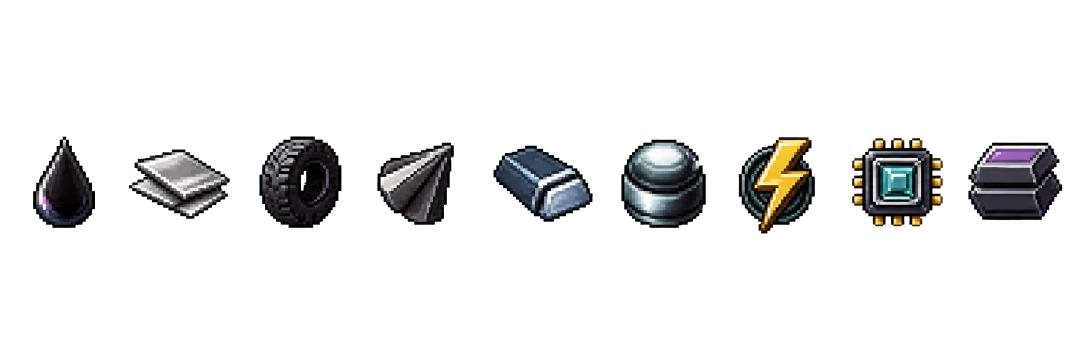
#> input picture tools/assets/source/trade_gui/strategic_resources_source.png, 2172 x 724 px (shown at 1/2 size)
$ python build_adiscord_resource_assets.py
#> lines starting #> are read from the running program, lines starting #| are printed output that depends on the picture
### tools/lib/paths.py
"""Stable repository-path helpers for package modules and root-level facades.

``repository_root`` derives the root from this file's location, so it is
identical when imported as ``tools.lib.paths`` or as ``lib.paths`` by a tool
run directly from the legacy ``tools/`` directory.
"""

from __future__ import annotations

import re
from pathlib import Path


def repository_root() -> Path:
    """Return the A-Discord repository root containing the ``tools`` directory."""
    return Path(__file__).resolve().parents[2]


# [27 lines left out: function source_section, not called in this run]

### tools/builders/build_adiscord_resource_assets.py
#!/usr/bin/env python3
"""Build the strategic-resource, topbar and core map-interface assets.

The builder owns one coherent nine-resource icon set, its deficit treatment,
the widened trade-entry background, the topbar skin and the state-view shell.
Use ``--check`` before ``--apply``.
"""

from __future__ import annotations

import argparse
from io import BytesIO
from pathlib import Path

from PIL import Image, ImageDraw, ImageEnhance, ImageOps

from tools.lib.paths import repository_root


ROOT = repository_root()
RESOURCE_STRIP = ROOT / "gfx/interface/resources_strip.dds"
MISSING_STRIP = ROOT / "gfx/interface/missing_resources_strip.dds"
TOPBAR_BUTTON = ROOT / "gfx/interface/ADISCORD_economy_gui/economy_topbar_button.dds"
TREASURY_ICON = ROOT / "gfx/interface/ADISCORD_economy_gui/treasury_icon.dds"
TRADE_ENTRY = ROOT / "gfx/interface/ADISCORD_trade_gui/country_trade_entry_bg.dds"
RESOURCE_SOURCE = (
    ROOT / "tools/assets/source/trade_gui/strategic_resources_source.png"
)
TRADE_ENTRY_SOURCE = (
    ROOT / "tools/assets/source/trade_gui/country_trade_entry_source.png"
)
TOPBAR_SOURCE = (
    ROOT / "tools/assets/source/trade_gui/topbar_glyphs_source.png"
)
INDICATOR_SOURCE = (
    ROOT / "tools/assets/source/trade_gui/topbar_indicators_source.png"
)
MARKET_SOURCE = (
    ROOT / "tools/assets/source/trade_gui/international_market_source.png"
)
COMMAND_POWER_SOURCE = (
    ROOT / "tools/assets/source/trade_gui/command_power_phone_source.png"
)
TOPBAR_BACKGROUND_SOURCE = (
    ROOT
    / "tools/assets/source/trade_gui/topbar_background_extended_source.png"
)
TREASURY_SOURCE = (
    ROOT / "tools/assets/source/economy_gui/treasury_topbar_source.png"
)
INTERNATIONAL_MARKET_BUTTON = (
    ROOT / "gfx/interface/topbar/toolbar/international_market_button.dds"
)
WORLD_TENSION_ICON = ROOT / "gfx/interface/world_tension_icon_big_strip.dds"
WORLD_TENSION_SOURCE = (
    ROOT / "tools/assets/source/trade_gui/world_tension_defcon_tfr.dds"
)
COMMAND_POWER_ICON = ROOT / "gfx/interface/command_power_icon.dds"
COMMAND_POWER_TEXTICON = ROOT / "gfx/texticons/command_power.dds"
TOPBAR_BACKGROUND = ROOT / "gfx/interface/topbar/background_extended.dds"
RIGHT_CLUSTER_BACKGROUND = ROOT / "gfx/interface/topbar/armyoverview_buttons_bg.dds"
DATE_CONTROL_BACKGROUND = ROOT / "gfx/interface/date_pause_button_bg.dds"
DATE_CONTROL_PAUSED = ROOT / "gfx/interface/date_pause_button.dds"
SPEED_DOWN_BUTTON = ROOT / "gfx/interface/topbar/zoom_out.dds"
SPEED_UP_BUTTON = ROOT / "gfx/interface/topbar/zoom_in.dds"
SPEED_STEP_BUTTON = ROOT / "gfx/interface/topbar/speed_step.dds"
MENU_BUTTON = ROOT / "gfx/interface/topbar/button_menu.dds"
HELP_BUTTON = ROOT / "gfx/interface/topbar/button_help.dds"
ACHIEVEMENTS_BUTTON = ROOT / "gfx/interface/topbar/achievements_button.dds"
PLAYLIST_BUTTON = ROOT / "gfx/interface/topbar/musicplayer/playlist_button.dds"
DISMISSED_ALERTS_BUTTON = ROOT / "gfx/interface/topbar/show_dismissed_alerts_icon.dds"
TOPBAR_FLAG_FRAME = ROOT / "gfx/interface/topbar/ADISCORD_flag_frame_overlay.dds"
TOPBAR_FLAG_OVERLAY = ROOT / "gfx/interface/topbar/ADISCORD_flag_overlay.dds"
TOPBAR_FLAG_MASK = ROOT / "gfx/interface/topbar/ADISCORD_flag_alpha_mask.tga"
STATEVIEW_WW_BACKGROUND = ROOT / "gfx/interface/stateview/ww_stateview_bg.dds"
STATEVIEW_BACKGROUND = ROOT / "gfx/interface/stateview/stateview_bg.dds"
STATEVIEW_WW_ENTRY = (
    ROOT / "gfx/interface/stateview/ww_building_standing_entry_stateview.dds"
)
STATEVIEW_ENTRY = ROOT / "gfx/interface/stateview/building_standing_entry_stateview.dds"
STATEVIEW_BUILDING_ENTRY = ROOT / "gfx/interface/stateview/building_entry_stateview.dds"
STATEVIEW_LANDMARK_ENTRY = ROOT / "gfx/interface/stateview/province_landmark_bg.dds"
STATEVIEW_BUILD_SLOT = ROOT / "gfx/interface/buildings/build_slot_bg.dds"
STATEVIEW_PROVINCE_HEADER = ROOT / "gfx/interface/province_header.dds"
STATEVIEW_POPULATION_ICON = ROOT / "gfx/interface/population_icon.dds"
STATEVIEW_VALUE_BG = ROOT / "gfx/interface/victorypoint_stateview_bg.dds"
STATEVIEW_RESOURCE_BG = ROOT / "gfx/interface/stateview_resource_transp_bg.dds"

FRAME_WIDTH = 26
TOTAL_FRAMES = 9
STRIP_SIZE = (FRAME_WIDTH * TOTAL_FRAMES, 27)
MISSING_SIZE = (FRAME_WIDTH * TOTAL_FRAMES, 28)
TOPBAR_SIZE = (110, 41)
SMALL_TOPBAR_SIZE = (76, 38)
TREASURY_ICON_SIZE = (24, 24)
TRADE_ENTRY_FRAME_SIZE = (806, 45)
TRADE_ENTRY_SIZE = (TRADE_ENTRY_FRAME_SIZE[0] * 3, TRADE_ENTRY_FRAME_SIZE[1])
WORLD_TENSION_FRAME_SIZE = (49, 49)
WORLD_TENSION_FRAMES = 10
RIGHT_CLUSTER_SIZE = (403, 101)
DATE_CONTROL_SIZE = (206, 28)
TOPBAR_FLAG_FRAME_SIZE = (88, 58)
TOPBAR_FLAG_OVERLAY_SIZE = (82, 52)
TOPBAR_FLAG_MASK_SIZE = (82, 52)

STATEVIEW_OUTPUT_SIZES = {
    STATEVIEW_WW_BACKGROUND: (463, 653),
    STATEVIEW_BACKGROUND: (463, 542),
    STATEVIEW_WW_ENTRY: (62, 84),
    STATEVIEW_ENTRY: (61, 100),
    STATEVIEW_BUILDING_ENTRY: (110, 50),
    STATEVIEW_LANDMARK_ENTRY: (50, 43),
    STATEVIEW_BUILD_SLOT: (56, 46),
    STATEVIEW_PROVINCE_HEADER: (417, 29),
    STATEVIEW_POPULATION_ICON: (32, 33),
    STATEVIEW_VALUE_BG: (44, 26),
    STATEVIEW_RESOURCE_BG: (155, 63),
}

# The approved source sheet contains a deliberately irregular 5x3 icon grid.
# Explicit content boxes keep the generator deterministic and avoid treating
# the separate helmet chevrons as another icon.
TOPBAR_GLYPH_BOXES = (
    (117, 112, 320, 315),  # faction (reserved for the dynamic faction logo)
    (407, 99, 568, 319),  # decisions
    (659, 108, 868, 317),  # intelligence
    (936, 103, 1143, 315),  # technology
    (1204, 126, 1431, 319),  # diplomacy
    (91, 399, 311, 598),  # trade
    (392, 405, 589, 591),  # economy
    (656, 387, 864, 602),  # construction
    (933, 398, 1145, 607),  # production
    (1235, 406, 1402, 601),  # deployment, including chevrons
    (89, 687, 312, 882),  # logistics
    (383, 699, 602, 868),  # officer corps
    (649, 720, 874, 864),  # army
    (939, 668, 1139, 890),  # navy
    (1211, 678, 1435, 898),  # air
)

MAIN_TOPBAR_BUTTONS = {
    "gfx/interface/topbar/toolbar/topbar_decisionview_button.dds": 1,
    "gfx/interface/topbar/toolbar/intelligence_button.dds": 2,
    "gfx/interface/topbar/toolbar/science_button.dds": 3,
    "gfx/interface/topbar/toolbar/diplomacy_button.dds": 4,
    "gfx/interface/topbar/toolbar/trade_button.dds": 5,
    "gfx/interface/topbar/toolbar/construction_button.dds": 7,
    "gfx/interface/topbar/toolbar/production_button.dds": 8,
    "gfx/interface/topbar/toolbar/deployment_button.dds": 9,
    "gfx/interface/topbar/toolbar/ledger_button.dds": 10,
    "gfx/interface/topbar/toolbar/staff_office_button.dds": 11,
}
SMALL_TOPBAR_BUTTONS = {
    "gfx/interface/topbar/armyoverview_button.dds": 12,
    "gfx/interface/topbar/navyoverview_button.dds": 13,
    "gfx/interface/topbar/airoverview_button.dds": 14,
}

TOPBAR_INDICATORS = {
    "gfx/interface/pol_power_icon.dds": (0, (27, 27)),
    "gfx/interface/stability_icon.dds": (1, (27, 24)),
    "gfx/interface/war_support_icon.dds": (2, (26, 24)),
    "gfx/interface/manpower_icon.dds": (3, (27, 27)),
    "gfx/interface/equipment_icon.dds": (6, (22, 18)),
    "gfx/interface/topbar/topbar_convoys.dds": (7, (28, 18)),
    "gfx/texticons/army_experience_20x20.dds": (9, (14, 14)),
    "gfx/texticons/navy_experience_20x20.dds": (10, (14, 14)),
    "gfx/texticons/air_experience_20x20.dds": (11, (14, 14)),
    "gfx/interface/topbar/nuke_icon.dds": (12, (27, 28)),
}
INDICATOR_TINTS = {
    # Keep the nuclear glyph's warm identity while lifting it from the dark
    # source palette. Convoy and XP icons retain their original colours.
    12: ((84, 81, 64), (255, 235, 160)),  # nuclear: warm ivory radiation mark
}
INDUSTRY_ICON = ROOT / "gfx/interface/industrial_capacity_icon.dds"
FUEL_ICON = ROOT / "gfx/interface/topbar/fuel_state_icon.dds"


def _fit_icon(source: Image.Image, height: int) -> Image.Image:
    """Fit one source icon into a mathematically centred 26px frame."""
    alpha_box = source.getchannel("A").getbbox()
    if alpha_box is None:
        raise RuntimeError("resource source contains an empty icon cell")
    icon = source.crop(alpha_box)
    scale = min(24 / icon.width, (height - 2) / icon.height)
    size = (
        max(1, round(icon.width * scale)),
        max(1, round(icon.height * scale)),
    )
    icon = icon.resize(size, Image.Resampling.LANCZOS)
    # The generated source is deliberately pixel-art-like.  A hard alpha edge
    # removes chroma-key speckles that would otherwise become isolated coloured
    # pixels after the icon is reduced to 26x27.
    icon.putalpha(icon.getchannel("A").point(lambda value: 255 if value >= 96 else 0))
    frame = Image.new("RGBA", (FRAME_WIDTH, height), (0, 0, 0, 0))
    frame.alpha_composite(
        icon,
        ((FRAME_WIDTH - icon.width) // 2, (height - icon.height) // 2),
    )
    return frame


def _resource_icons(height: int = 27) -> list[Image.Image]:
    if not RESOURCE_SOURCE.is_file():
        raise RuntimeError(
            f"missing resource source art: {RESOURCE_SOURCE.relative_to(ROOT)}"
        )
    with Image.open(RESOURCE_SOURCE) as source_image:
        source = source_image.convert("RGBA")
    icons: list[Image.Image] = []
    for index in range(TOTAL_FRAMES):
        left = round(index * source.width / TOTAL_FRAMES)
        right = round((index + 1) * source.width / TOTAL_FRAMES)
        icons.append(_fit_icon(source.crop((left, 0, right, source.height)), height))
    return icons


def _missing(icon: Image.Image, height: int) -> Image.Image:
    source = icon.resize((FRAME_WIDTH, height), Image.Resampling.NEAREST)
    image = Image.new("RGBA", source.size, (0, 0, 0, 0))
    src = source.load()
    dst = image.load()
    for y in range(height):
        for x in range(FRAME_WIDTH):
            r, g, b, a = src[x, y]
            if a:
                light = (r + g + b) // 3
                dst[x, y] = (min(255, 135 + light // 2), 38 + light // 6, 10, a)
    draw = ImageDraw.Draw(image)
    draw.ellipse((2, 2, 23, height - 3), outline=(116, 18, 4, 255), width=2)
    draw.line((5, height - 5, 21, 5), fill=(245, 106, 17, 255), width=2)
    return image


def _resource_strip() -> Image.Image:
    output = Image.new("RGBA", STRIP_SIZE, (0, 0, 0, 0))
    for index, icon in enumerate(_resource_icons(STRIP_SIZE[1])):
        output.alpha_composite(icon, (index * FRAME_WIDTH, 0))
    return output


def _missing_strip() -> Image.Image:
    output = Image.new("RGBA", MISSING_SIZE, (0, 0, 0, 0))
    for index, icon in enumerate(_resource_icons(STRIP_SIZE[1])):
        output.alpha_composite(
            _missing(icon, MISSING_SIZE[1]), (index * FRAME_WIDTH, 0)
        )
    return output


# [38 lines left out: functions _trade_entry_background, _defcon_strip_bytes, not called in this run]


def _topbar_source_icon(index: int) -> Image.Image:
    if not TOPBAR_SOURCE.is_file():
        raise RuntimeError(
            f"missing topbar source art: {TOPBAR_SOURCE.relative_to(ROOT)}"
        )
    with Image.open(TOPBAR_SOURCE) as source_image:
        source = source_image.convert("RGBA")
    return source.crop(TOPBAR_GLYPH_BOXES[index])


# [85 lines left out: functions _indicator_source_icon, _tinted_indicator_source, _lift_indicator_source, _chroma_source, not called in this run]


def _international_market_source_icon() -> Image.Image:
    return _chroma_source(MARKET_SOURCE, "international-market")


def _command_power_source_icon() -> Image.Image:
    return _chroma_source(COMMAND_POWER_SOURCE, "command-power telephone")


# [9 lines left out: function _bright_command_power_source, not called in this run]


def _fit_glyph(source: Image.Image, max_size: tuple[int, int]) -> Image.Image:
    source = source.copy()
    # Generated chroma-key sources can retain nearly invisible matte noise far
    # outside the object. Threshold before measuring the bounds, otherwise a
    # 24px treasury icon is fitted against the whole source canvas and shrinks
    # to an unreadable dot.
    source.putalpha(
        source.getchannel("A").point(lambda value: 255 if value >= 96 else 0)
    )
    alpha_box = source.getchannel("A").getbbox()
    if alpha_box is None:
        raise RuntimeError("topbar source contains an empty glyph")
    glyph = source.crop(alpha_box)
    scale = min(max_size[0] / glyph.width, max_size[1] / glyph.height)
    size = (max(1, round(glyph.width * scale)), max(1, round(glyph.height * scale)))
    glyph = glyph.resize(size, Image.Resampling.LANCZOS)
    glyph.putalpha(glyph.getchannel("A").point(lambda value: 255 if value >= 96 else 0))
    return glyph


def _button_from_glyph(source: Image.Image, frame_size: tuple[int, int]) -> Image.Image:
    output = Image.new("RGBA", (frame_size[0] * 2, frame_size[1]), (0, 0, 0, 0))
    max_glyph_size = (frame_size[0] - 14, frame_size[1] - 10)
    for frame, hover in ((0, False), (1, True)):
        x0 = frame * frame_size[0]
        draw = ImageDraw.Draw(output)
        border = (130, 114, 76, 255) if hover else (75, 70, 58, 255)
        panel = (43, 46, 42, 255) if hover else (29, 32, 30, 255)
        inner = (59, 65, 58, 255) if hover else (39, 44, 40, 255)
        draw.rectangle(
            (x0 + 1, 1, x0 + frame_size[0] - 2, frame_size[1] - 2),
            fill=panel,
            outline=border,
            width=1,
        )
        draw.rectangle(
            (x0 + 4, 4, x0 + frame_size[0] - 5, frame_size[1] - 5),
            fill=inner,
            outline=(19, 21, 20, 255),
            width=1,
        )
        glyph = _fit_glyph(source, max_glyph_size)
        if hover:
            glyph = ImageEnhance.Brightness(glyph).enhance(1.18)
        output.alpha_composite(
            glyph,
            (
                x0 + (frame_size[0] - glyph.width) // 2,
                (frame_size[1] - glyph.height) // 2,
            ),
        )
    return output


def _topbar_button(index: int, frame_size: tuple[int, int]) -> Image.Image:
    return _button_from_glyph(_topbar_source_icon(index), frame_size)


def _international_market_button() -> Image.Image:
    return _button_from_glyph(_international_market_source_icon(), (55, 41))


# [91 lines left out: functions _round_topbar_button, _indicator_icon, _command_power_icon, _industry_icon_strip, _fuel_icon_strip, not called in this run]


def _treasury_icon() -> Image.Image:
    if not TREASURY_SOURCE.is_file():
        raise RuntimeError(
            f"missing treasury source art: {TREASURY_SOURCE.relative_to(ROOT)}"
        )
    with Image.open(TREASURY_SOURCE) as source_image:
        source = source_image.convert("RGBA")
    glyph = _fit_glyph(source, (22, 22))
    output = Image.new("RGBA", TREASURY_ICON_SIZE, (0, 0, 0, 0))
    output.alpha_composite(
        glyph,
        (
            (TREASURY_ICON_SIZE[0] - glyph.width) // 2,
            (TREASURY_ICON_SIZE[1] - glyph.height) // 2,
        ),
    )
    return output


# [891 lines left out: functions _extended_topbar_background, _gunmetal_from_mask, _stateview_chamfered_mask, _stateview_panel, _stateview_background, _stateview_standing_entry and 14 more, not called in this run]


def _dds_bytes(image: Image.Image) -> bytes:
    stream = BytesIO()
    image.save(stream, format="DDS")
    return stream.getvalue()


# [4 lines left out: function _tga_bytes, not called in this run]


def expected_outputs() -> dict[Path, bytes]:
    outputs = {
        RESOURCE_STRIP: _dds_bytes(_resource_strip()),
        MISSING_STRIP: _dds_bytes(_missing_strip()),
        TOPBAR_BUTTON: _dds_bytes(_topbar_button(6, (55, 41))),
        TREASURY_ICON: _dds_bytes(_treasury_icon()),
        TRADE_ENTRY: _dds_bytes(_trade_entry_background()),
        INTERNATIONAL_MARKET_BUTTON: _dds_bytes(_international_market_button()),
        WORLD_TENSION_ICON: _defcon_strip_bytes(),
        # GFX_command_power is duplicated by the engine's topbar and texticon
        # registries, so both native paths must carry the same bright telephone.
        COMMAND_POWER_ICON: _dds_bytes(_command_power_icon((24, 22))),
        COMMAND_POWER_TEXTICON: _dds_bytes(_command_power_icon((22, 20))),
        TOPBAR_BACKGROUND: _dds_bytes(_extended_topbar_background()),
        RIGHT_CLUSTER_BACKGROUND: _dds_bytes(_right_cluster_background()),
        DATE_CONTROL_BACKGROUND: _dds_bytes(_date_control_panel("play")),
        DATE_CONTROL_PAUSED: _dds_bytes(_paused_date_strip()),
        SPEED_DOWN_BUTTON: _dds_bytes(
            _round_control_icon(27, "minus", (220, 168, 56, 255))
        ),
        SPEED_UP_BUTTON: _dds_bytes(
            _round_control_icon(27, "plus", (65, 188, 163, 255))
        ),
        SPEED_STEP_BUTTON: _dds_bytes(_speed_step_strip()),
        MENU_BUTTON: _dds_bytes(
            _round_control_icon(24, "menu", (65, 188, 163, 255), rim_accent=False)
        ),
        HELP_BUTTON: _dds_bytes(
            _round_control_icon(24, "help", (220, 168, 56, 255), rim_accent=False)
        ),
        ACHIEVEMENTS_BUTTON: _dds_bytes(
            _round_control_icon(24, "trophy", (220, 168, 56, 255))
        ),
        PLAYLIST_BUTTON: _dds_bytes(
            _round_control_icon(33, "music", (220, 168, 56, 255))
        ),
        DISMISSED_ALERTS_BUTTON: _dds_bytes(
            _round_control_icon(24, "alert", (214, 91, 65, 255), rim_accent=False)
        ),
        TOPBAR_FLAG_FRAME: _dds_bytes(_topbar_flag_frame_overlay()),
        TOPBAR_FLAG_OVERLAY: _dds_bytes(_topbar_flag_plasma_overlay()),
        TOPBAR_FLAG_MASK: _tga_bytes(_topbar_flag_alpha_mask()),
    }
#> in _resource_strip, `output = Image.new("RGBA", STRIP_SIZE, (0, 0, 0, 0))`: output: PIL image 234x27 RGBA; every value is 0
#> in _resource_icons, source_image is the input picture: PIL image 2172x724 RGBA; mean R, G, B, A 9.1, 9.1, 9, 30.3
#> the loop in _resource_icons, `for index in range(TOTAL_FRAMES):` made 9 passes
#> alpha_box in _fit_icon on passes 1 to 9: (66, 273, 190, 456), (16, 298, 219, 438), (35, 272, 200, 456), (30, 285, 184, 450), (21, 291, 221, 444), (35, 279, 205, 456), (29, 274, 182, 467), (15, 276, 197, 453), (5, 285, 194, 441)
#> pass 1, in _fit_icon, `icon = icon.resize(size, Image.Resampling.LANCZOS)`:
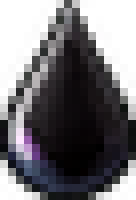
#> icon: PIL image 17x25 RGBA (shown 8 times larger); mean R, G, B, A 28.5, 26.7, 30.6, 164; transparent parts drawn white
#> pass 2, in _fit_icon (call 2), `icon = source.crop(alpha_box)`:
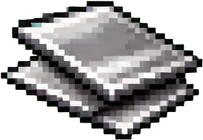
#> icon: PIL image 203x140 RGBA; mean R, G, B, A 77.4, 75.8, 76.5, 156.7; transparent parts drawn white
#> after the loop in _resource_icons, `for index in range(TOTAL_FRAMES):`: icons = 9 items
#> in _dds_bytes, `image.save(stream, format="DDS")`:
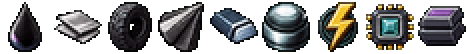
#> image: PIL image 234x27 RGBA (shown 2 times larger); mean R, G, B, A 39.6, 39.6, 39.1, 135.5; transparent parts drawn white
#> in _missing_strip, `output = Image.new("RGBA", MISSING_SIZE, (0, 0, 0, 0))`: output: PIL image 234x28 RGBA; every value is 0
#> the loop in _resource_icons (call 2), `for index in range(TOTAL_FRAMES):` made 9 passes
#> in _missing, `image = Image.new("RGBA", source.size, (0, 0, 0, 0))`: image: PIL image 26x28 RGBA; every value is 0
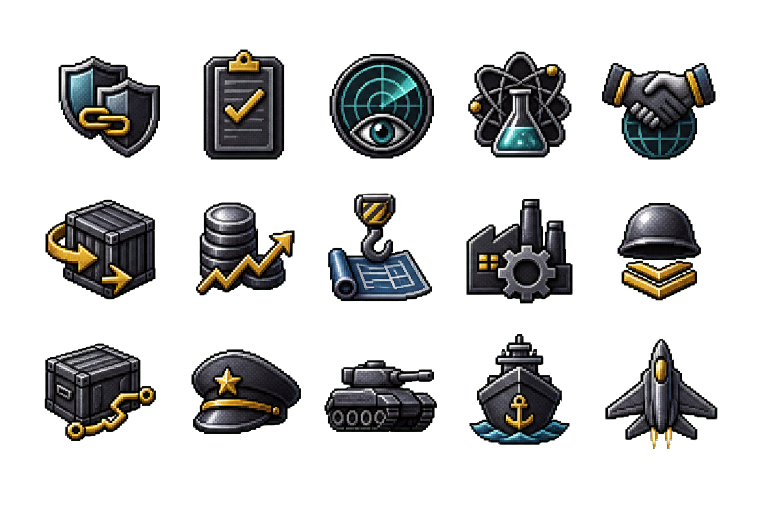
#> input picture tools/assets/source/trade_gui/topbar_glyphs_source.png, 1536 x 1024 px (shown at 1/2 size)
#> in _topbar_source_icon, source_image is the input picture: PIL image 1536x1024 RGBA; mean R, G, B, A 17, 17.1, 16.5, 68.4
#> in _topbar_source_icon, `return source.crop(TOPBAR_GLYPH_BOXES[index])`:
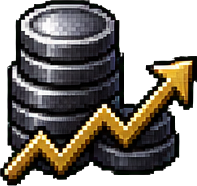
#> returned value: PIL image 197x186 RGBA; mean R, G, B, A 53.5, 48, 40.8, 171.3; transparent parts drawn white
#> in _button_from_glyph, `output = Image.new("RGBA", (frame_size[0] * 2, frame_size[1]), (0, 0, ..`: output: PIL image 110x41 RGBA; every value is 0
#> the loop in _button_from_glyph, `for frame, hover in ((0, False), (1, True)):` made 2 passes
#> alpha_box in _fit_glyph on passes 1 to 2: (0, 0, 197, 186), (0, 0, 197, 186)
#> pass 1, in _button_from_glyph, `glyph = _fit_glyph(source, max_glyph_size)`:
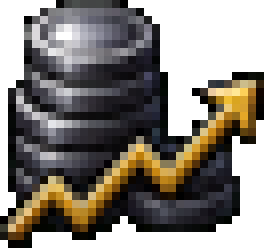
#> glyph: PIL image 33x31 RGBA (shown 8 times larger); mean R, G, B, A 55.9, 50.4, 43.7, 175; transparent parts drawn white
#> after the loop in _button_from_glyph, `for frame, hover in ((0, False), (1, True)):`:
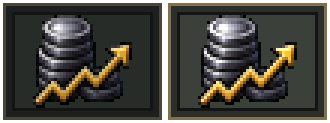
#> output: PIL image 110x41 RGBA (shown 3 times larger); mean R, G, B, A 56.4, 55.2, 47.5, 233.7; transparent parts drawn white
    for relative_path, index in MAIN_TOPBAR_BUTTONS.items():
        outputs[ROOT / relative_path] = _dds_bytes(_topbar_button(index, (55, 41)))
    for relative_path, index in SMALL_TOPBAR_BUTTONS.items():
        outputs[ROOT / relative_path] = _dds_bytes(_round_topbar_button(index))
    for relative_path, (index, size) in TOPBAR_INDICATORS.items():
        outputs[ROOT / relative_path] = _dds_bytes(_indicator_icon(index, size))
    outputs[INDUSTRY_ICON] = _dds_bytes(_industry_icon_strip())
    outputs[FUEL_ICON] = _dds_bytes(_fuel_icon_strip())
    outputs.update(
        {
            STATEVIEW_WW_BACKGROUND: _dds_bytes(_stateview_background((463, 653))),
            STATEVIEW_BACKGROUND: _dds_bytes(_stateview_background((463, 542))),
            STATEVIEW_WW_ENTRY: _dds_bytes(_stateview_standing_entry((62, 84))),
            STATEVIEW_ENTRY: _dds_bytes(_stateview_standing_entry((61, 100))),
            STATEVIEW_BUILDING_ENTRY: _dds_bytes(_stateview_building_entry()),
            STATEVIEW_LANDMARK_ENTRY: _dds_bytes(_stateview_slot((50, 43), brass=True)),
            STATEVIEW_BUILD_SLOT: _dds_bytes(_stateview_slot((56, 46))),
            STATEVIEW_PROVINCE_HEADER: _dds_bytes(_stateview_province_header()),
            STATEVIEW_POPULATION_ICON: _dds_bytes(_stateview_population_icon()),
            STATEVIEW_VALUE_BG: _dds_bytes(_stateview_value_background()),
            STATEVIEW_RESOURCE_BG: _dds_bytes(_stateview_resource_background()),
        }
    )
    return outputs


# [14 lines left out: functions validate, apply, not called in this run]


def main() -> int:
    parser = argparse.ArgumentParser(description=__doc__)
    actions = parser.add_mutually_exclusive_group()
    actions.add_argument(
        "--check", action="store_true", help="compare outputs (default)"
    )
    actions.add_argument(
        "--apply", action="store_true", help="write generated DDS outputs"
    )
    args = parser.parse_args()

    try:
        outputs = expected_outputs()
    except (OSError, RuntimeError) as exc:
        print(f"ERROR: {exc}")
        return 1
    if args.apply:
        apply(outputs)
    issues = validate(outputs)
    if issues:
        for issue in issues:
            print(f"ERROR: {issue}")
        return 1
    print(
        "Strategic resources and core UI assets are current (trade, topbar and state-view skins)."
    )
    return 0


if __name__ == "__main__":
#> (the run stopped early here; a loop or call above may not have finished)
